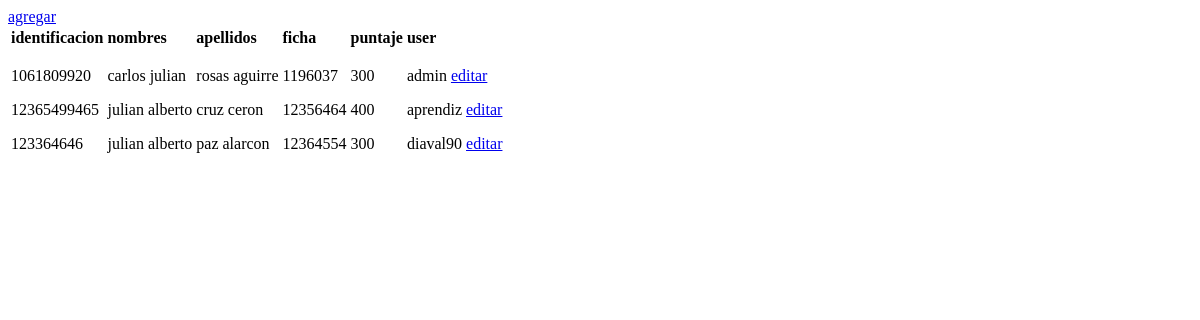
The app's page /, older data.
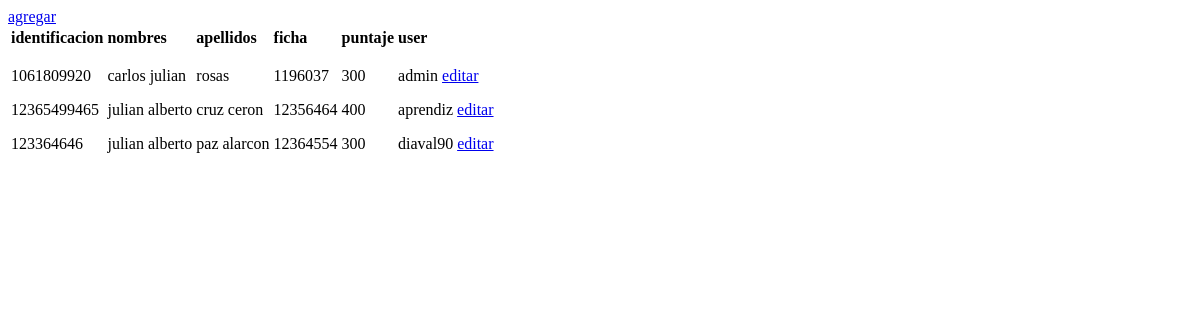
The same page, newer data.
### retos/models.py (models this page shows, shortened)
class Persona (models.Model):
	identificacion 	= models.CharField(max_length = 50)
	nombres		 	= models.CharField(max_length = 256)
	apellidos	 	= models.CharField(max_length = 256)
	ficha		 	= models.CharField(max_length = 30)
	puntaje		 	= models.IntegerField()
	user 			= models.OneToOneField(User)

### retos/views.py (the view)
# urls.py: url(r'^$', aprendices, name='aprendices'),#vista principal
def aprendices(request):
	p= Persona.objects.all()
	return render(request, 'retos/lista_aprendiz.html' ,{'lista':p})

### retos/templates/retos/lista_aprendiz.html (shortened to what this page needs)
<!DOCTYPE html>
<html>
	<head>
	</head>
	<body>
		<table>
			<tr>
				<td><strong>identificacion</strong></td>
				<td><strong>nombres</strong></td>
				<td><strong>apellidos</strong></td>
				<td><strong>ficha</strong></td>
				<td><strong>puntaje</strong></td>
				<td><strong>user</strong></td>
			</tr>
			<tr>
				<td>
					{% for lista in lista %}
						<div>
							<p>{{lista.identificacion}}</p>
						</div>
					{% endfor %}
				</td>
				<a href="{% url 'retos.views.post_new' %}">agregar</a>
				<td>
					{% for lista in lista %}
						<div>
							<p>{{lista.nombres}}</p>
						</div>
					{% endfor %}
				</td>
				<td>
					{% for lista in lista %}
						<div>
							<p>{{lista.apellidos}}</p>
						</div>
					{% endfor %}
				</td>
				<td>
					{% for lista in lista %}
						<div>
							<p>{{lista.ficha}}</p>
						</div>
					{% endfor %}
				</td>
				<td>
					{% for lista in lista %}
						<div>
							<p>{{lista.puntaje}}</p>
						</div>
					{% endfor %}
				</td>
				<td>
					{% for lista in lista %}
						<div>
							<p>{{lista.user}}
							<a href="{% url 'retos.views.editar' pk=lista.pk %}">editar</a></p></p>
						</div>
					{% endfor %}
				</td>
		</table>
	</body>
</html>

Row changes from the older to the newer data that the page shows:
changed Persona "carlos julian": apellidos "rosas aguirre" → "rosas"
